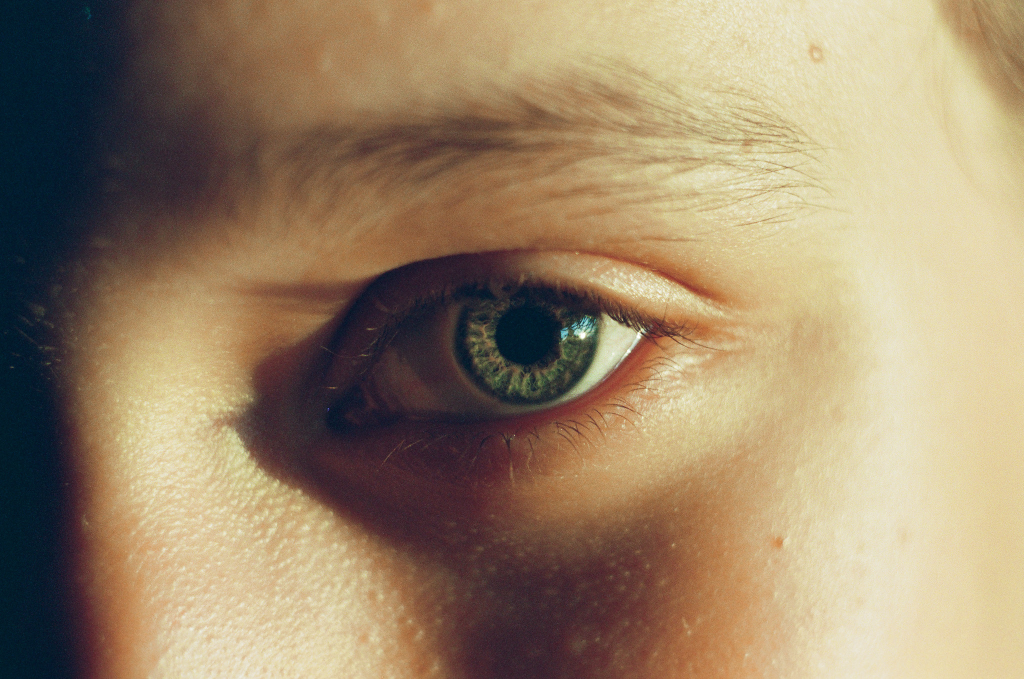
#> input picture upscaler_vue_frontend/src/assets/imgs/1.jpg, 2048 x 1358 px, found by its file name (shown at 1/2 size); its folder holds 4 pictures in this run
$ python dowscale.py   (older library calls are emulated)
#> lines starting #> are read from the running program, lines starting #| are printed output that depends on the picture
import os
from PIL import Image

def downscale_images_in_folder(folder_path, scale_factor=16, postfix='_downscaled'):
#> called with folder_path = 'imgs', scale_factor = 16, postfix = '_downscaled'
    for filename in os.listdir(folder_path):
        if filename.lower().endswith(('.png', '.jpg', '.jpeg', '.bmp', '.gif')):
            img_path = os.path.join(folder_path, filename)
            with Image.open(img_path) as img:
                # Compute new dimensions
#> img is the input picture: PIL image 2048x1358 RGB; mean R, G, B 153.9, 133.5, 106.2
                new_width = img.width // scale_factor
#> new_width = 128
                new_height = img.height // scale_factor
#> new_height = 84

                # Resize the image
                img_resized = img.resize((new_width, new_height), Image.ANTIALIAS)
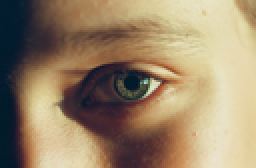
#> img_resized: PIL image 128x84 RGB (shown 2 times larger); mean R, G, B 153.9, 133.5, 106.2

                # Create a new filename with the postfix
                name, ext = os.path.splitext(filename)
                new_filename = f"{name}{postfix}{ext}"
                new_img_path = os.path.join(folder_path, new_filename)

                # Save the resized image with the new filename
                img_resized.save(new_img_path)
#> pass 2 of the loop in downscale_images_in_folder, `for filename in os.listdir(folder_path):`:
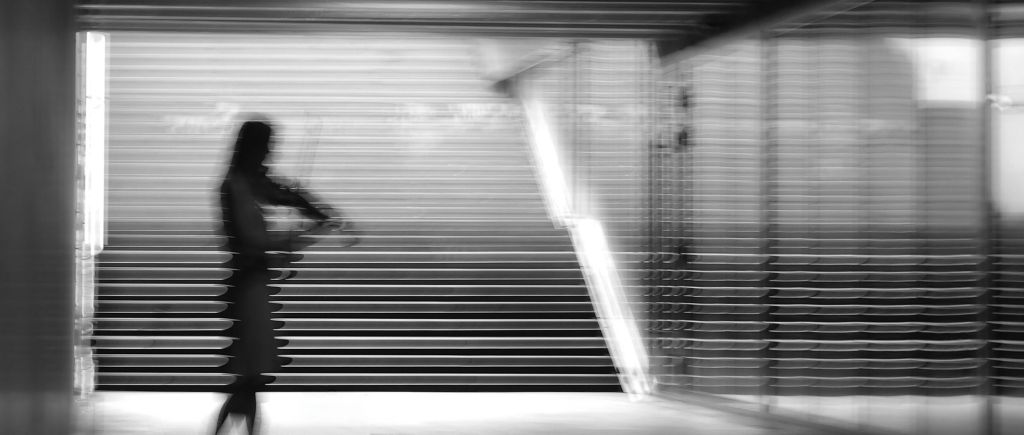
#> input picture upscaler_vue_frontend/src/assets/imgs/10.jpg, 2048 x 869 px, found by its file name (shown at 1/2 size)
#> in downscale_images_in_folder, img is the input picture: PIL image 2048x869 RGB; mean R, G, B 130, 130, 130
#> in downscale_images_in_folder, `img_resized = img.resize((new_width, new_height), Image.ANTIALIAS)`:
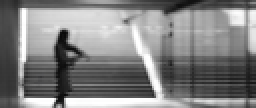
#> img_resized: PIL image 128x54 RGB (shown 2 times larger); mean R, G, B 130, 130, 130

# Path to the 'imgs' folder
folder_path = 'imgs'
downscale_images_in_folder(folder_path)
